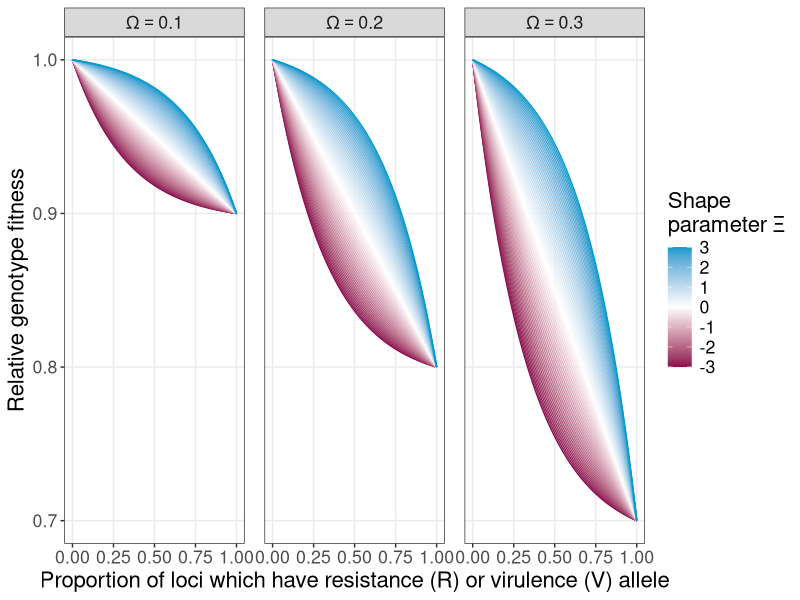
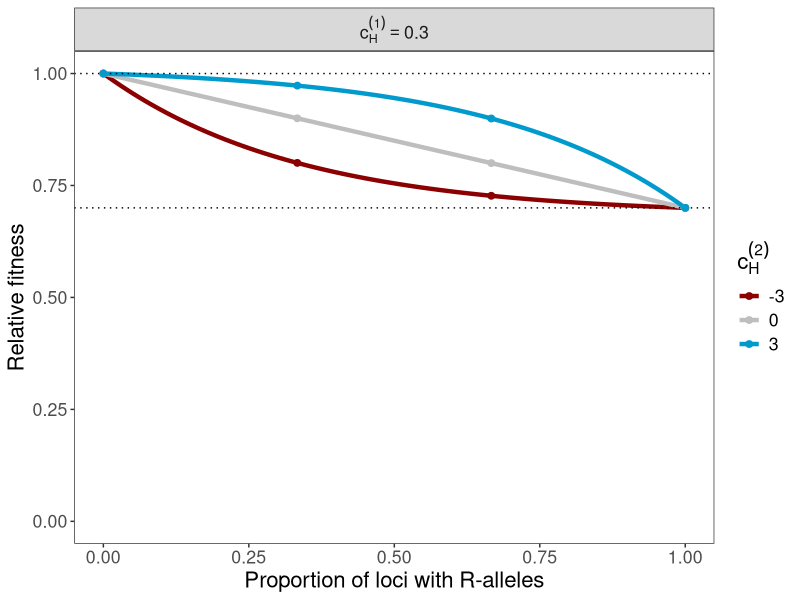
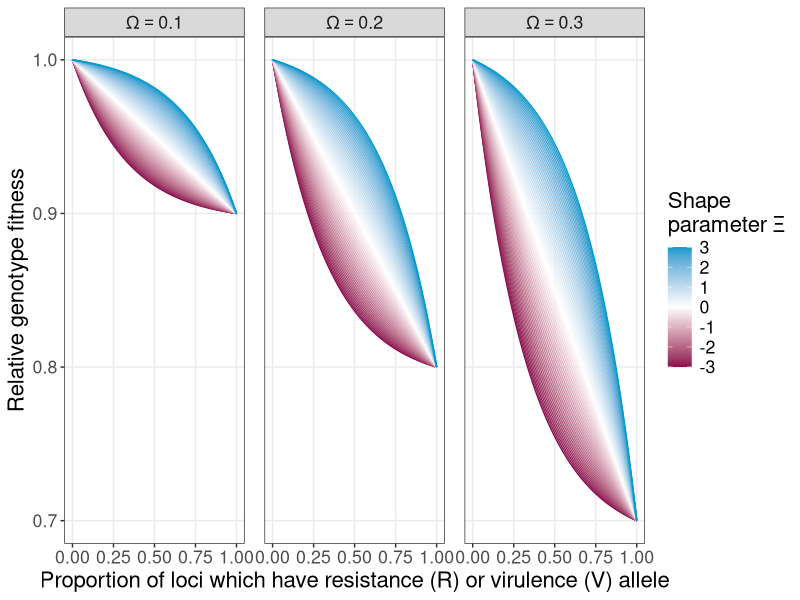
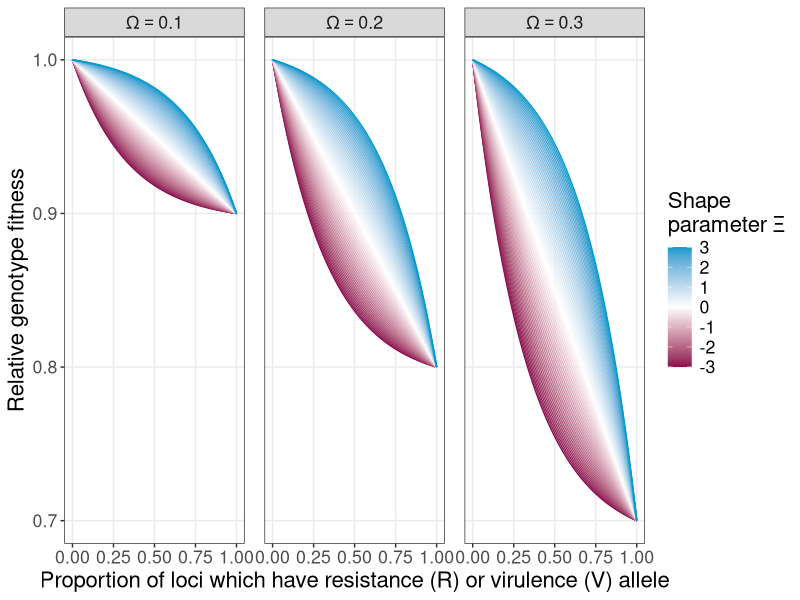
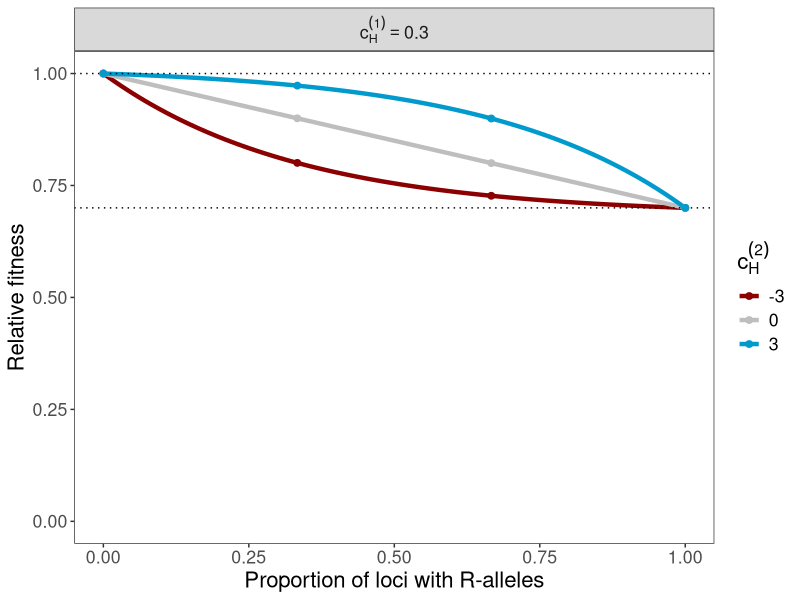

Here is the R script that generated these plots, in order:
# Hanna Maerkle
# Plot to visualise genotype cost functions from Ashby and Boots 2017

require("tidyverse")

# Note function will only work if the vectors of all input variables have equal length

genotype_cost_shape <- function(cx1,cx2,grange){
  if(any(grange > 1)|any(grange < 0)) {stop("Range can only take values between 0 and 1")}
  cost <- 1-cx1*(1-exp(cx2*grange))/(1-exp(cx2))
  return(cost)
}

# Function for linear costs
genotype_cost_lin <- function(cx1,grange){
  cost <- 1 - cx1*grange
  return(cost)
}

# General function
genotype_cost <- function(cx1,cx2,grange){
  out <- numeric()
  noz <- which(cx2!=0)
  
  out[noz] <- genotype_cost_shape(cx1[noz],cx2[noz],grange[noz])
  out[-noz] <- genotype_cost_lin(cx1[-noz],grange[-noz])
  return(out)
}

# Defining cs1 and cs2
cs1 <- seq(0.1,0.3,by=0.1)
cs2 <- seq(-3,3,by=0.1)
grange <- seq(0,1,by=0.01)

dat <- expand.grid(cs1=cs1,cs2=cs2,grange=grange)

dat <- dat %>% 
  mutate(cost=genotype_cost(cs1,cs2,grange))

cx_names <- paste0("Omega==",cs1)
cx_names <- setNames(cx_names,as.character(cs1))


tplt <-ggplot(dat,aes(grange,cost,group=cs2)) + 
  facet_wrap(vars(cs1), labeller = labeller(cs1  = as_labeller(cx_names,  label_parsed))) 

tplt <- tplt + geom_line(aes(color=cs2)) + 
  theme_bw() + 
  theme(text = element_text(size=16), panel.grid.minor = element_blank()) +
  scale_color_gradient2(low = "deeppink4", mid = "white",
                        high = "deepskyblue3", name=expression(paste("Shape\nparameter ", Xi))) + 
  ylab("Relative genotype fitness") + 
  xlab("Proportion of loci which have resistance (R) or virulence (V) allele") + 
  theme(panel.spacing.x = unit(0.5, "cm")) 

tplt

pdf("Suppl1_fitness_functions.pdf",width=10, height = 3)
  print(tplt)
dev.off()

ggsave(filename = paste0("Figures/supplementary_figures/Suppl1_fitness_functions.png"), 
       plot = tplt,
       width = 10, 
       height = 3, 
       units = "in", dpi = 400)

# The simple version

# Defining cs1 and cs2
cs1_simple <- 0.3 #seq(0.2,0.3,by=0.1)
cs2_simple <- seq(-3,3,by=3)
grange <- seq(0,1,by=0.01)

dat_simple <- expand.grid(cs1_simple=cs1_simple,cs2_simple=cs2_simple,grange=grange)

dat_simple <- dat_simple %>% 
  mutate(cost=genotype_cost(cs1_simple,cs2_simple,grange))

cx_names <- paste0("c[H]^(1)==",cs1_simple)
cx_names <- setNames(cx_names,as.character(cs1_simple))



intercept_dat <- data.frame(cs1_simple=unique(dat_simple[["cs1_simple"]])) %>%
  mutate(value=1-cs1_simple)

illranges <- seq(0,1,by=1/3)

illudat <- expand.grid(cs1_simple=cs1_simple,cs2_simple=cs2_simple,illranges=illranges) %>%
  mutate(cost=genotype_cost(cs1_simple,cs2_simple,illranges))

  
  
tplt_simple <-ggplot(dat_simple,aes(grange,cost,group=cs2_simple)) + 
  facet_wrap(vars(cs1_simple), labeller = labeller(cs1_simple  = as_labeller(cx_names,  label_parsed))) 

tplt_simple <- tplt_simple + 
  geom_line(aes(color=factor(cs2_simple)),linewidth=1.5) + 
  theme_bw() + 
  theme(panel.grid=element_blank(),text = element_text(size=16))

tplt_simple <- tplt_simple + 
  scale_color_manual(values=c("darkred","grey","deepskyblue3"), name=parse(text="c[H]^(2)")) + 
  ylab("Relative fitness") + 
  #ylab(expression(paste("Relative fitness (1-"~c[S],")"))) + 
  #xlab("Resistance range\n(# resistance alleles/# resistance loci)") 
  #xlab(expression(paste("Resistance range: ", frac(foo, bar))))
  xlab("Proportion of loci with R-alleles") + 
  geom_hline(data=intercept_dat,aes(yintercept = value),linetype=3) +
  geom_hline(yintercept = 1,linetype=3) +
  ylim(0,1) +
  geom_point(data=illudat,aes(illranges,cost,group=cs2_simple,color=factor(cs2_simple)),size=2)

  
tplt_simple

pdf("Genotype_fitness_cost_AshbyBoots2017_simple.pdf",height=4,width=6)
print(tplt_simple)
dev.off()


